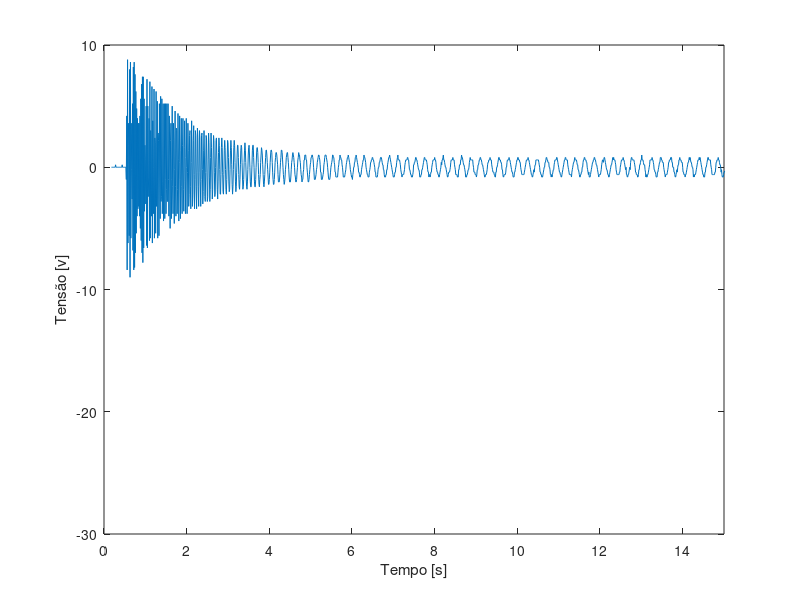

The MATLAB script that drew this image:
%Plot csv file

file = csvread('TEK0000_edited.CSV');
plot(file(:,1),file(:,2))
xlim([0 15]);
ylabel('Tensão [v]');
xlabel('Tempo [s]');